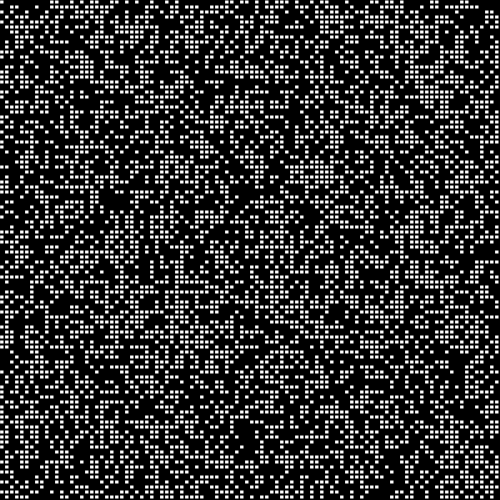
Frame 1 (no input)
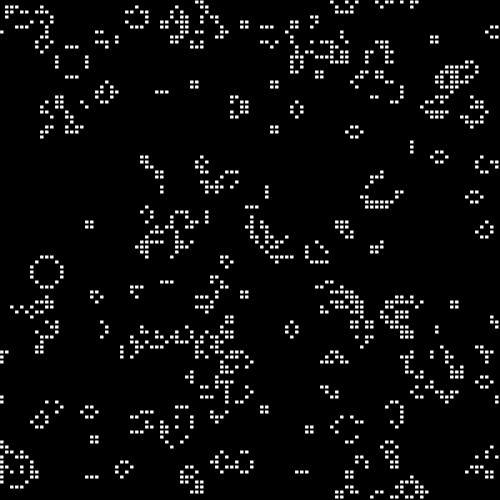
Frame 60 (no input)
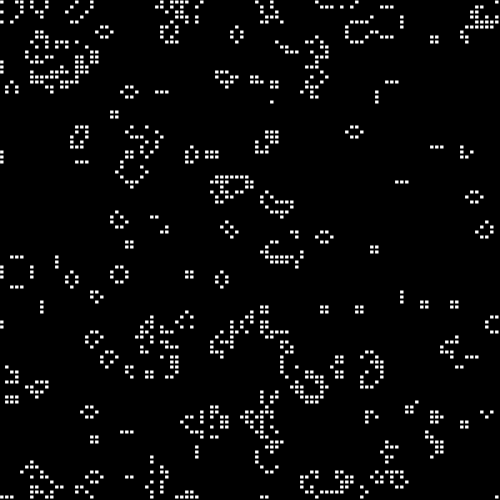
Frame 120 (the mouse pressed at the canvas centre since frame 60)

The p5.js sketch that drew these frames (run headless with seeded random() and noise() and a simulated clock; from frame 60 on, the mouse is pressed at the canvas centre):

// p5.js sketch
// ── sketch.js
function make2DArray(cols, rows) {
  let arr = new Array(cols);
  for (let i = 0; i < arr.length; i++) {
    arr[i] = new Array(rows);
  }
  return arr;
}

let grid;
let cols;
let rows;
let resolution = 5;

function setup() {
  createCanvas(500, 500);
  cols = width / resolution;
  rows = height / resolution;

  grid = make2DArray(cols, rows);
  for (let i = 0; i < cols; i++) {
    for (let j = 0; j < rows; j++) {
      grid[i][j] = floor(random(2));
    }
  }
}

function draw() {
  background(0);

  for (let i = 0; i < cols; i++) {
    for (let j = 0; j < rows; j++) {
      let x = i * resolution;
      let y = j * resolution;
      if (grid[i][j] == 1) {
        fill(255);
        stroke(0);
        rect(x, y, resolution - 1, resolution - 1);
      }
    }
  }

  let next = make2DArray(cols, rows);

  // Compute next based on grid
  for (let i = 0; i < cols; i++) {
    for (let j = 0; j < rows; j++) {
      let state = grid[i][j];
      // Count live neighbors!
      let sum = 0;
      let neighbors = countNeighbors(grid, i, j);

      if (state == 0 && neighbors == 3) {
        next[i][j] = 1;
      } else if (state == 1 && (neighbors < 2 || neighbors > 3)) {
        next[i][j] = 0;
      } else {
        next[i][j] = state;
      }
    }
  }

  grid = next;
}

function countNeighbors(grid, x, y) {
  let sum = 0;
  for (let i = -1; i < 2; i++) {
    for (let j = -1; j < 2; j++) {
      let col = (x + i + cols) % cols;
      let row = (y + j + rows) % rows;
      sum += grid[col][row];
    }
  }
  sum -= grid[x][y];
  return sum;
}
